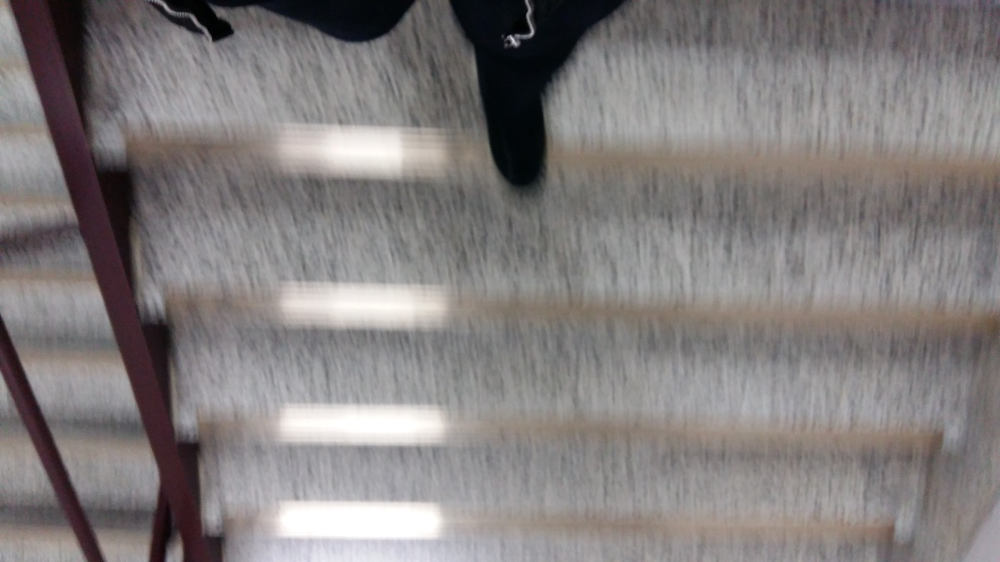
#> input picture vision/stair_case/picture/10.jpg, 1000 x 562 px, shrunk from 4128 x 2322 before the run
$ python filter_canny.py ../../picture/10.jpg
#> lines starting #> are read from the running program, lines starting #| are printed output that depends on the picture; after the words box and inside, x2 and y2 are one past the last pixel; in counts of white or black regions, pixels touching at a corner belong together
import sys
import cv2
import numpy as np
from matplotlib import pyplot as plt

img = cv2.imread(sys.argv[1], 0)
#> img: shape (562, 1000); min 0, max 255, mean 127.2
#amount of blur is controlled by third and forth parameters
blur = cv2.bilateralFilter(img,5,70,70)
edges = cv2.Canny(blur, 100, 200)
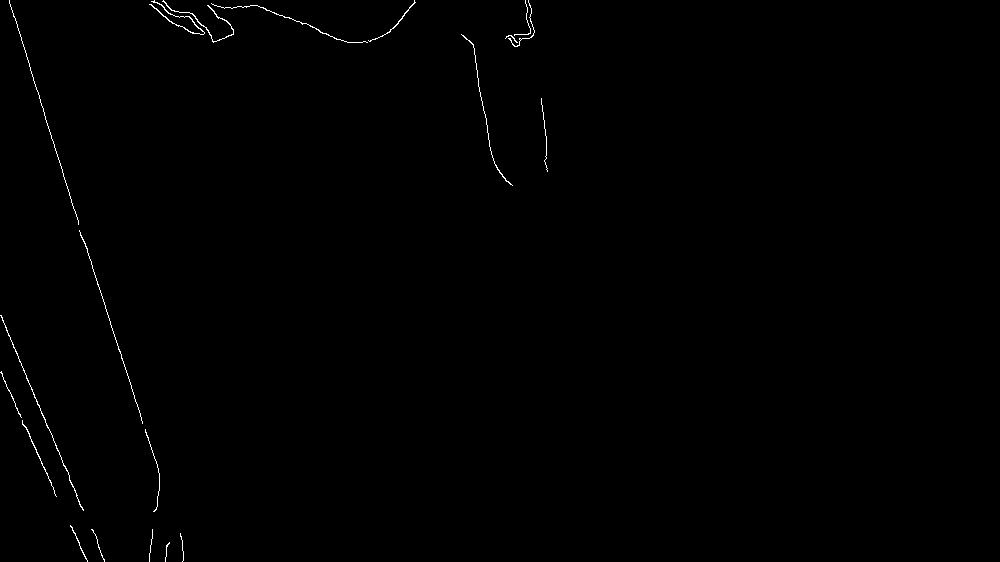
#> edges: shape (562, 1000); 0.37% white in thin lines or dots, all inside (x1, y1, x2, y2) = (0, 0, 548, 562)

cv2.imwrite('blur.jpg', blur)
cv2.imwrite('result.jpg', edges)

# [5 lines of commented-out code are left out]

$ run again, on vision/stair_case/picture/12.jpg
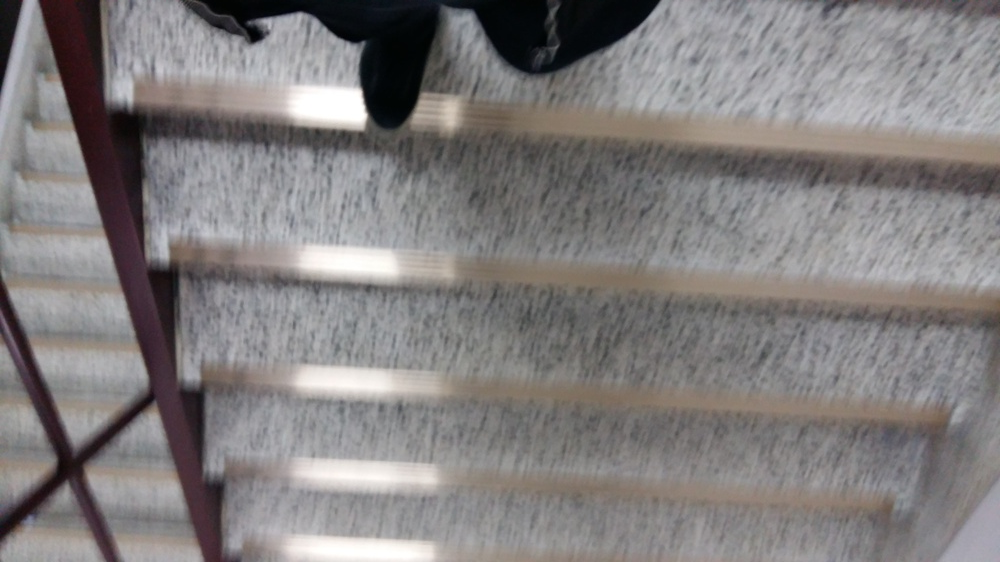
#> input picture vision/stair_case/picture/12.jpg, 1000 x 562 px, shrunk from 4128 x 2322 before the run
#> `edges = cv2.Canny(blur, 100, 200)`:
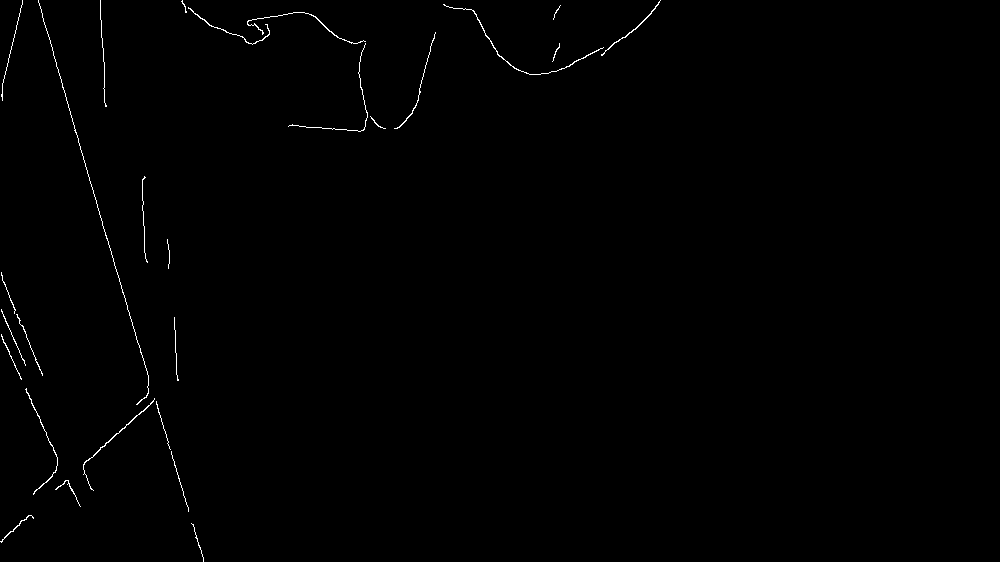
#> edges: shape (562, 1000); 0.48% white in thin lines or dots, all inside (x1, y1, x2, y2) = (0, 0, 661, 562)

$ run again, on vision/stair_case/picture/13.jpg
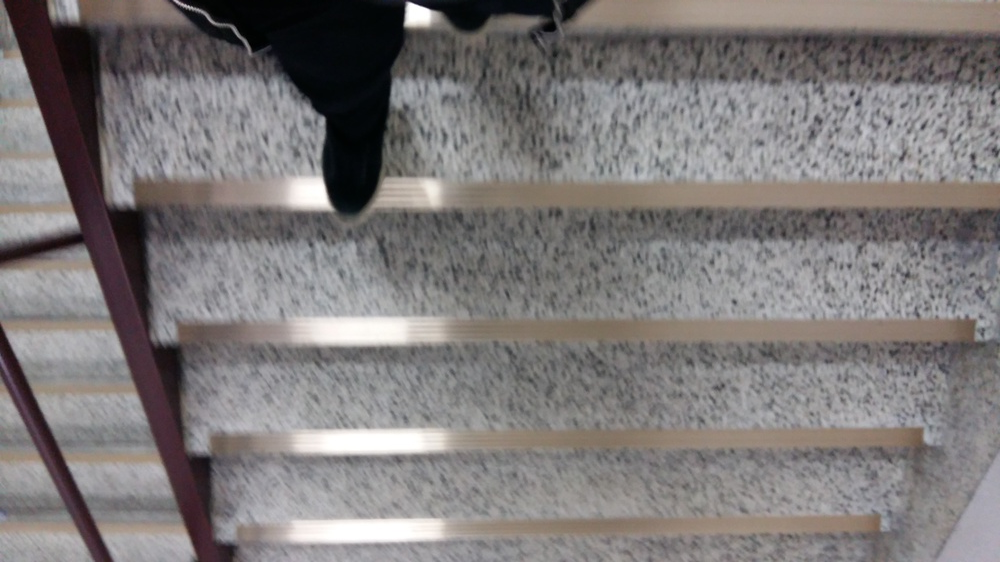
#> input picture vision/stair_case/picture/13.jpg, 1000 x 562 px, shrunk from 4128 x 2322 before the run
#> `edges = cv2.Canny(blur, 100, 200)`:
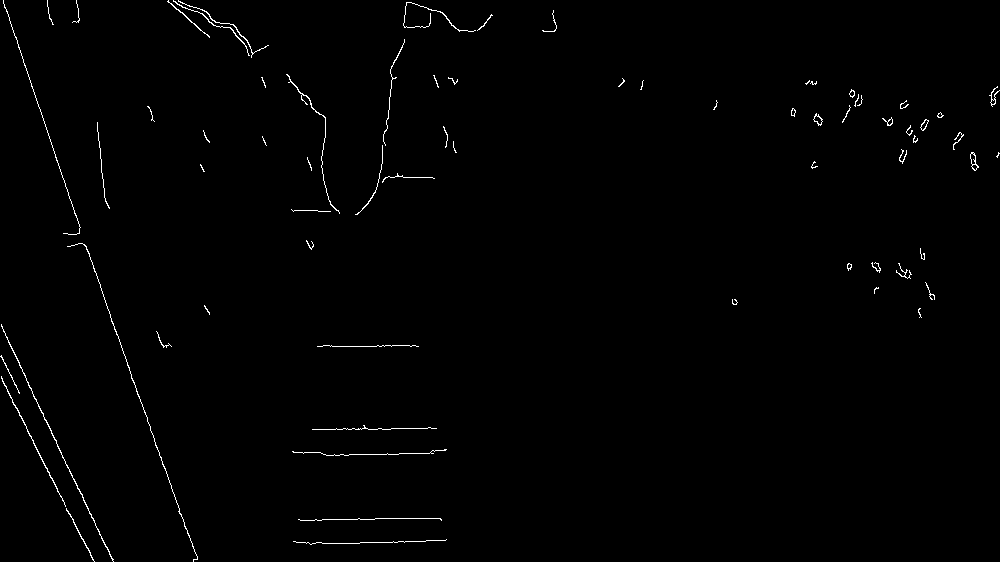
#> edges: shape (562, 1000); 0.75% white in thin lines or dots

$ run again, on vision/stair_case/picture/14.jpg
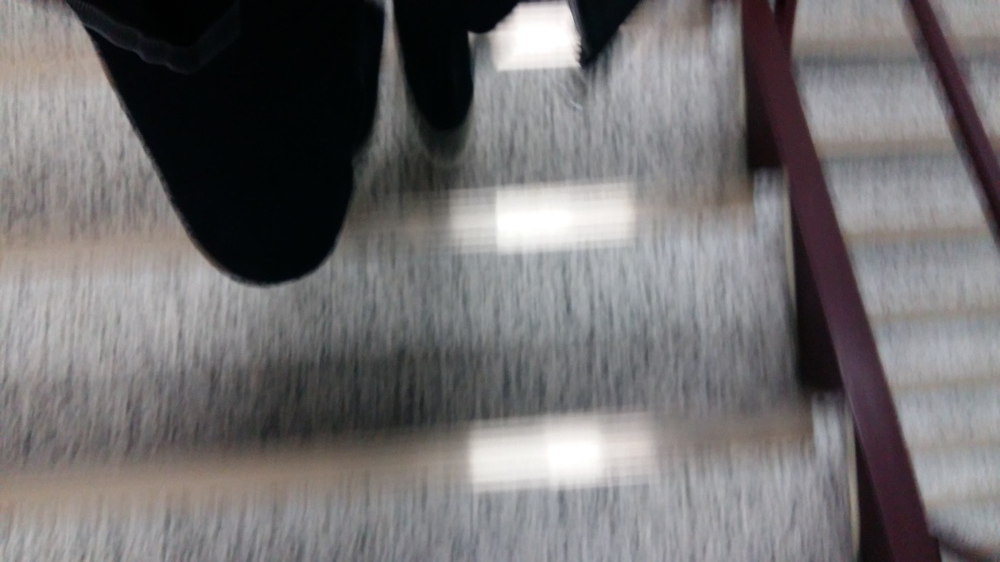
#> input picture vision/stair_case/picture/14.jpg, 1000 x 562 px, shrunk from 4128 x 2322 before the run
#> `edges = cv2.Canny(blur, 100, 200)`:
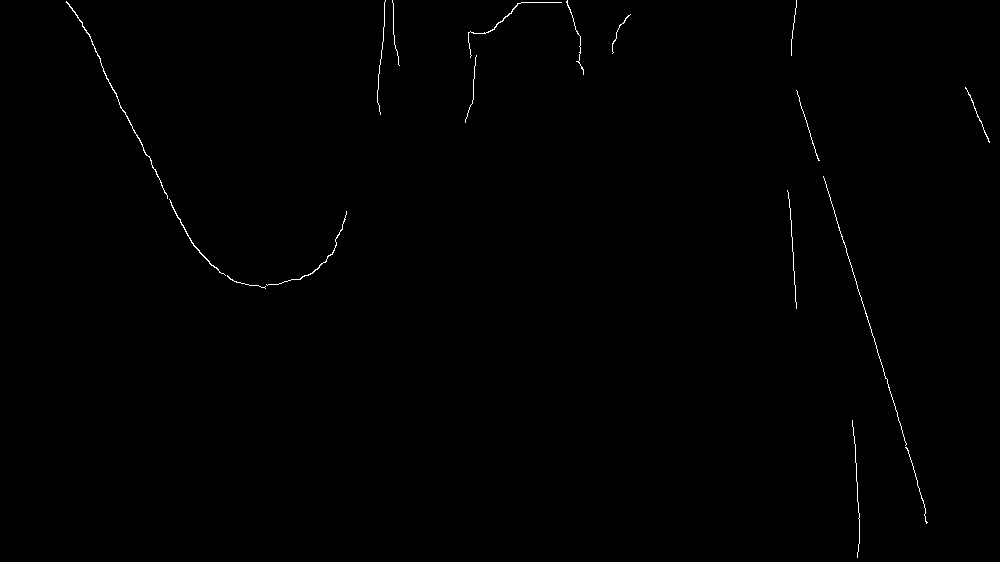
#> edges: shape (562, 1000); 0.35% white in thin lines or dots
